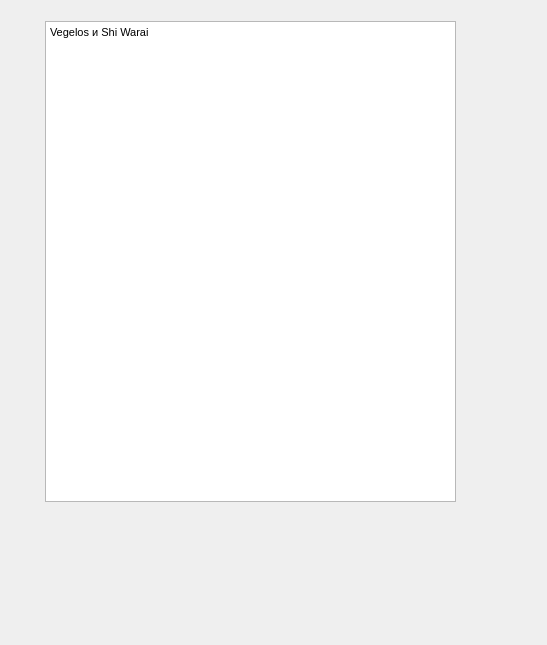
<?xml version="1.0" encoding="UTF-8"?>
<ui version="4.0">
 <class>MainWindow</class>
 <widget class="QMainWindow" name="MainWindow">
  <property name="enabled">
   <bool>true</bool>
  </property>
  <property name="geometry">
   <rect>
    <x>0</x>
    <y>0</y>
    <width>547</width>
    <height>645</height>
   </rect>
  </property>
  <property name="mouseTracking">
   <bool>false</bool>
  </property>
  <property name="windowTitle">
   <string>Minecraft ModInstaller</string>
  </property>
  <property name="windowIcon">
   <iconset resource="resurs.qrc">
    <normaloff>:/data/app.ico</normaloff>:/data/app.ico</iconset>
  </property>
  <property name="documentMode">
   <bool>false</bool>
  </property>
  <property name="dockNestingEnabled">
   <bool>false</bool>
  </property>
  <property name="dockOptions">
   <set>QMainWindow::AllowTabbedDocks|QMainWindow::AnimatedDocks</set>
  </property>
  <property name="unifiedTitleAndToolBarOnMac">
   <bool>false</bool>
  </property>
  <widget class="QWidget" name="centralwidget">
   <widget class="QTextBrowser" name="textBrowser">
    <property name="geometry">
     <rect>
      <x>45</x>
      <y>21</y>
      <width>411</width>
      <height>481</height>
     </rect>
    </property>
    <property name="html">
     <string>&lt;!DOCTYPE HTML PUBLIC &quot;-//W3C//DTD HTML 4.0//EN&quot; &quot;http://www.w3.org/TR/REC-html40/strict.dtd&quot;&gt;
&lt;html&gt;&lt;head&gt;&lt;meta name=&quot;qrichtext&quot; content=&quot;1&quot; /&gt;&lt;style type=&quot;text/css&quot;&gt;
p, li { white-space: pre-wrap; }
&lt;/style&gt;&lt;/head&gt;&lt;body style=&quot; font-family:'MS Shell Dlg 2'; font-size:8.25pt; font-weight:400; font-style:normal;&quot;&gt;
&lt;p style=&quot; margin-top:0px; margin-bottom:0px; margin-left:0px; margin-right:0px; -qt-block-indent:0; text-indent:0px;&quot;&gt;Vegelos и Shi Warai&lt;/p&gt;&lt;/body&gt;&lt;/html&gt;</string>
    </property>
   </widget>
  </widget>
 </widget>
 <resources>
  <include location="resurs.qrc"/>
 </resources>
 <connections/>
</ui>
